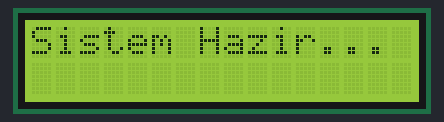
Bench run of a program on a simulated Arduino Uno, built with avr-gcc and run on an emulated ATmega328P. Shown: 16×2 character LCD. The local clock reads 2024-03-15 10:24:30 at power-on unless the program sets it; what the program prints to the serial monitor is not drawn.

Above: at 0.1 s.
At 1.7 s:
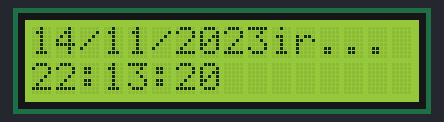
At 10.8 s:
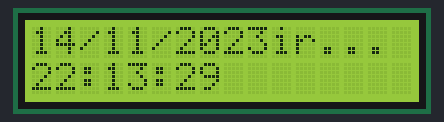
At 20.0 s:
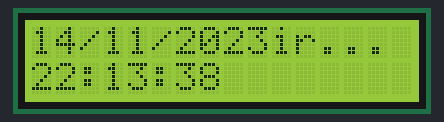
At 29.2 s:
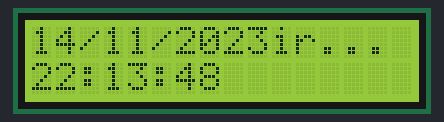
At 38.4 s:
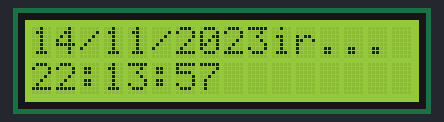

The program:

main.cpp
```cpp
//--- Kütüphaneleri çağırıyoruz ---//
#include <Wire.h> // I2C için şart
#include <LiquidCrystal_I2C.h> // LCD kütüphanesi
#include <ThreeWire.h> // DS1302 haberleşmesi için
#include <RtcDS1302.h> // DS1302 saat modülü için

//--- Pinleri Tanımlıyoruz ---//
// LCD'nin I2C adresi genelde 0x27 veya 0x3F olur. Ekranın arkasında yazar veya I2C scanner ile bulabilirsin.
// 16x2'lik bir ekran olduğunu varsayıyorum.
LiquidCrystal_I2C lcd(0x27, 16, 2);

// Saat modülünün pinlerini bağlıyoruz, seninkilerle aynı
ThreeWire myWire(6, 5, 7); // DAT, CLK, RST
RtcDS1302<ThreeWire> Rtc(myWire);

void setup () {
  Serial.begin(9600); // Ne olur ne olmaz, seri porttan da bakalım

  //--- LCD'yi başlatıyoruz ---//
  lcd.init();
  lcd.backlight();
  lcd.setCursor(0,0);
  lcd.print("Sistem Hazir...");
  delay(1500);

  //--- RTC'yi (saati) başlatıyoruz ---//
  Rtc.Begin();

  // --- BU KISIM ÇOK ÖNEMLİ! --- //
  // Saati ilk defa ayarlamak için aşağıdaki satırların başındaki // işaretlerini kaldır,
  // kodu bir kere yükle. Saat ayarlandıktan sonra bu satırları tekrar // ile kapatıp
  // kodu BİR DAHA YÜKLE. Yoksa Arduino her yeniden başladığında saati sıfırlar.
  Rtc.SetDateTime(RtcDateTime(__DATE__, __TIME__)); // Bilgisayarın saatiyle ayarlar
  // Rtc.SetIsWriteProtected(true); // Ayarladıktan sonra yazma koruması aç

  if (!Rtc.IsDateTimeValid()) {
    // Saat ayarlı değilse veya pil bitikse ekrana yazı yazalım
    lcd.clear();
    lcd.print("RTC Ayarli Degil!");
    while(1); // burada takılı kalsın
  }

  if (Rtc.GetIsWriteProtected()) {
    Serial.println("RTC yazmaya karsi korumali.");
  } else {
    Serial.println("RTC yazmaya karsi korumali DEGIL.");
  }
}

// Bu ufak fonksiyon, sayı 10'dan küçükse başına '0' koyar. (Örn: 7 -> 07)
// Görüntü daha düzgün olur.
// Hata vermemesi için loop() fonksiyonunun üstüne taşıdık.
void printIkiHane(int sayi) {
  if (sayi < 10) {
    lcd.print("0");
  }
  lcd.print(sayi);
}

void loop () {
    // RTC'den güncel zamanı çekiyoruz
    RtcDateTime now = Rtc.GetDateTime();

    // LCD'nin imlecini en başa alalım (0. sütun, 0. satır)
    lcd.setCursor(0, 0);

    // Tarihi yazdıralım
    printIkiHane(now.Day());
    lcd.print("/");
    printIkiHane(now.Month());
    lcd.print("/");
    lcd.print(now.Year());

    // İmleci alt satıra alalım (0. sütun, 1. satır)
    lcd.setCursor(0, 1);

    // Saati yazdıralım
    printIkiHane(now.Hour());
    lcd.print(":");
    printIkiHane(now.Minute());
    lcd.print(":");
    printIkiHane(now.Second());

    // Her saniye güncellesin yeter, abartmaya gerek yok
    delay(1000);
}
```

Measured:
- what the display in image 1 shows lasts 1.0 s, from 1.6 s to 2.6 s
